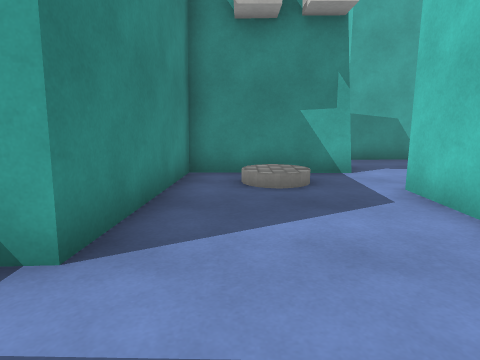
View 1 (above)

21 first-person views from a walk through a Unity game level. The camera is 1.2 m above the floor, tilts 10° down and sees 75° across. The floor is counted in squares, 1 m on a side. Each view is taken from the middle of a square. On the plan, view 1 faces up. The plan holds only what a view shows up to about 13 squares ahead; the rest is blank. The player character is not drawn. Door leaves are left out, so doorways stand open. Surface patterns are stand-ins for the level's own textures.

View 2
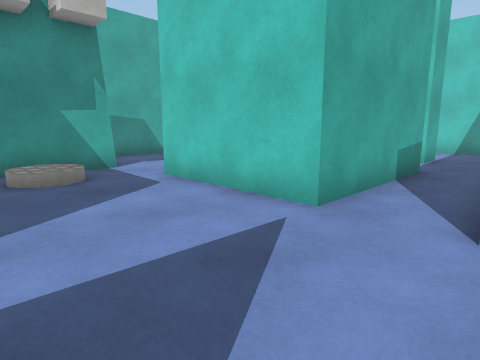

View 3
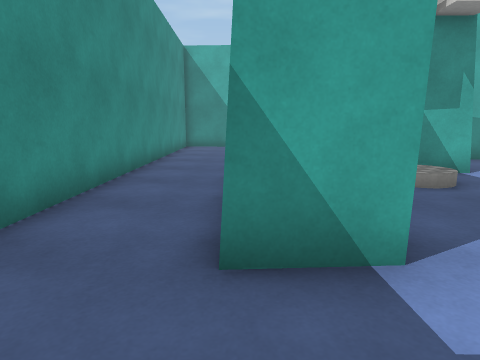

View 4
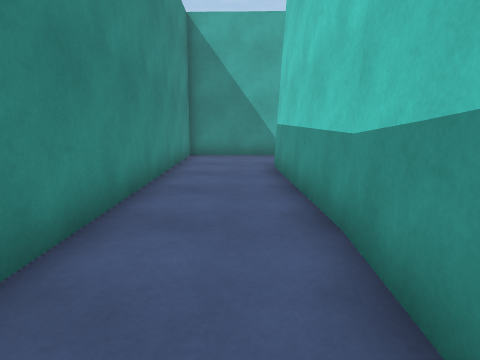

View 5
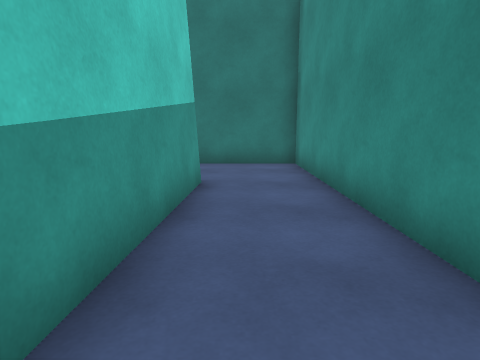

View 6
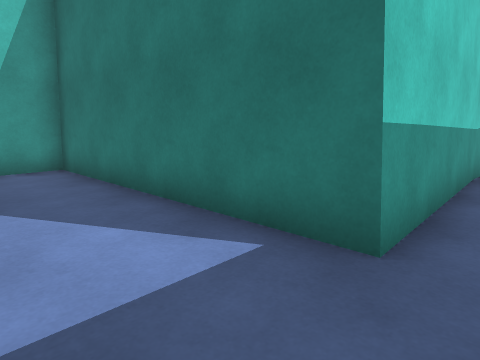

View 7
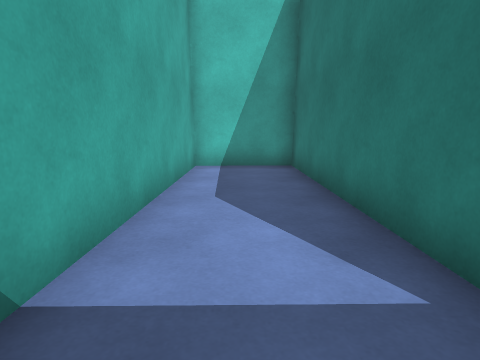

View 8
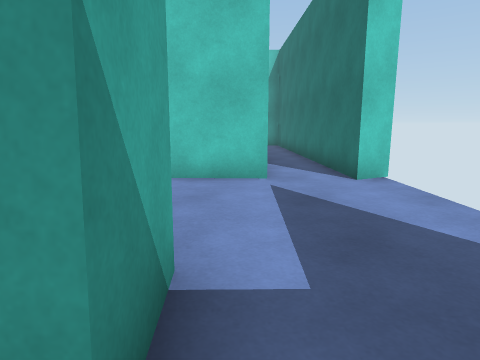

View 9
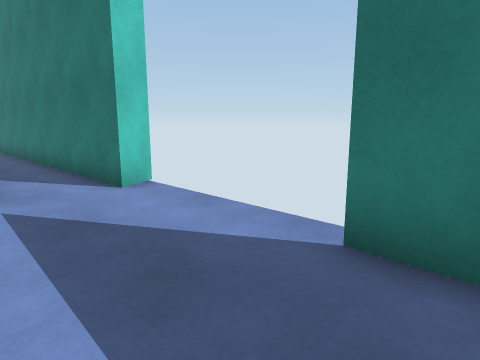

View 10
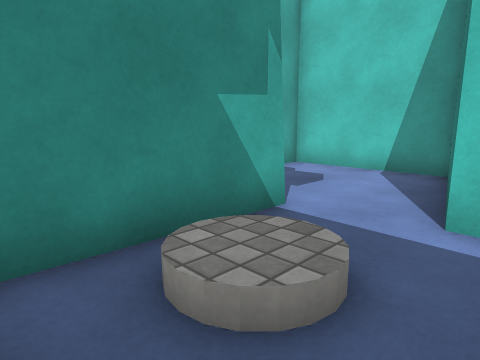

View 11
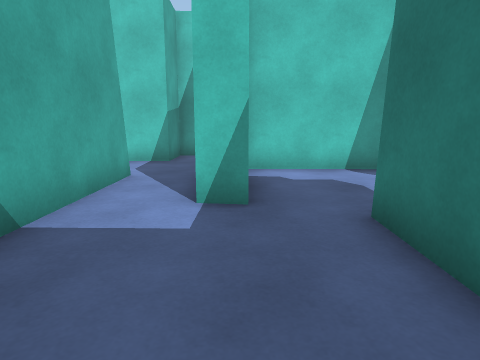

View 12
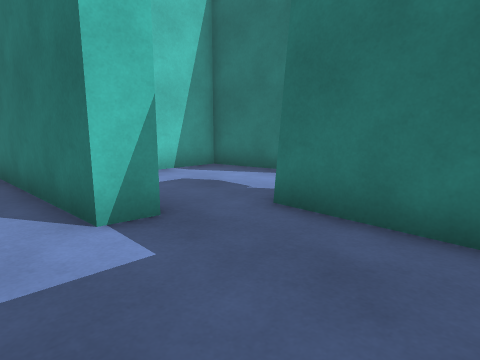

View 13
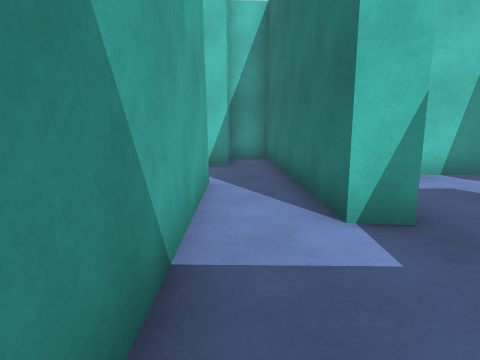

View 14
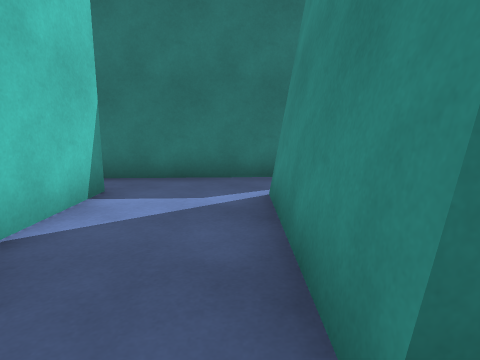

View 15
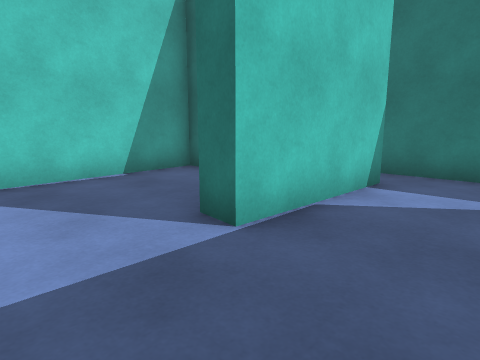

View 16
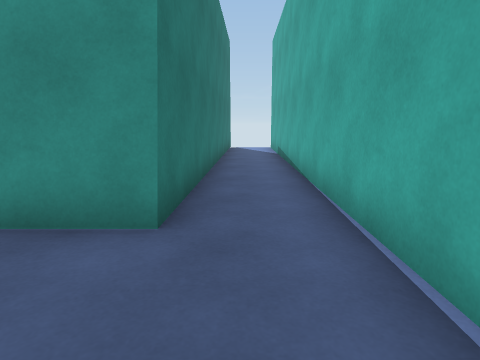

View 17
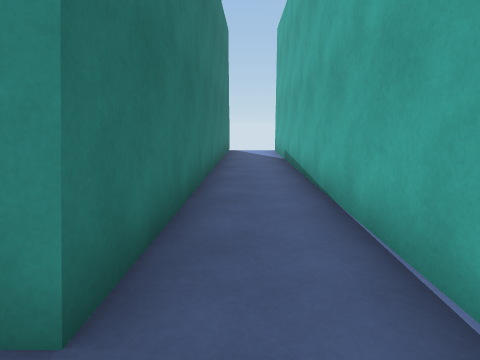

View 18
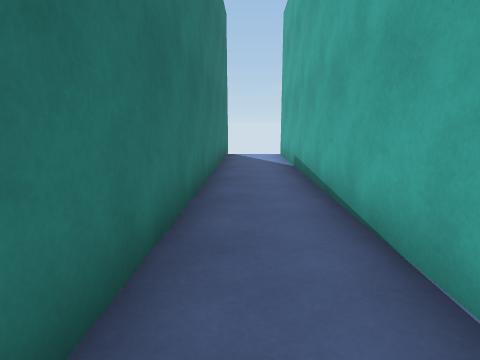

View 19
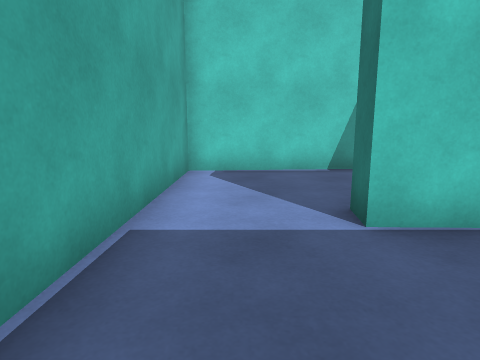

View 20
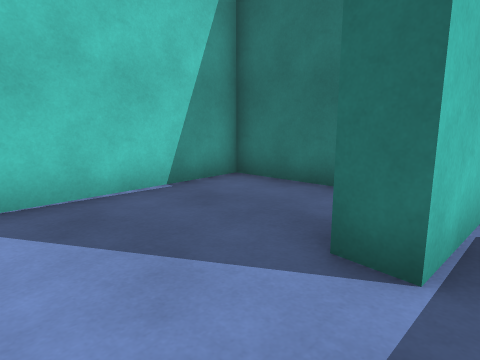

View 21
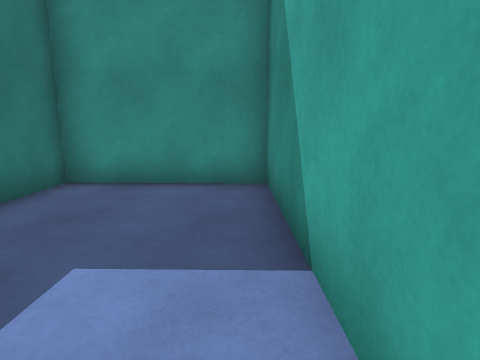

### Floor plan
Ten units are one square. View 1 is at (0, 0); x grows to the right and y downward. Boxes are objects, and circles mark ways between rooms. Rooms are numbered by the first view taken in them; rooms with no view inside come last. Other rooms are left out.
<svg viewBox="-76 -211 228 231">
<path fill="none" stroke="#000" d="M28 -78 -15 -79 -16 -25 -31 -25 -28 -86M-28 -85 -29 -142 52 -144 51 -173 -60 -175 -57 8 -16 9M33 15 28 6 95 4M80 -14 30 -14 31 -58M36 -109 37 -117M36 -136 -14 -136 -15 -93 30 -93M96 -175 104 -174M119 -144 147 -144 142 -204 -66 -206M-71 -185 63 -180M63 -180 63 -136 36 -136M37 -117 115 -120 115 -134 95 -134 96 -175M31 -58 75 -67 76 -110 36 -109"/>
<circle cx="30" cy="-70" r="3" fill="#2a7"/>
<circle cx="40" cy="-130" r="3" fill="#2a7"/>
<circle cx="40" cy="-100" r="3" fill="#2a7"/>
<circle cx="75" cy="-175" r="3" fill="#2a7"/>
<text x="0" y="-70">1</text>
<text x="10" y="-110">2</text>
<text x="60" y="-190">3</text>
<text x="80" y="-140">4</text>
<text x="50" y="-80">5</text>
</svg>
Room 1 opens to room 5. Room 2 opens to room 4. Room 2 opens to room 5. Room 3 opens to room 4.

Where each view was taken, in squares from view 1:
view 1: 0 up, 0 right, facing up
view 2: 1 down, 1 left, facing up-right
view 3: 0 up, 3 left, facing up
view 4: 5 up, 4 left, facing up
view 5: 9 up, 4 left, facing down
view 6: 17 up, 4 left, facing down-right
view 7: 16 up, 4 left, facing right
view 8: 2 up, 4 left, facing right
view 9: 2 up, 3 left, facing down-right
view 10: 5 up, 1 left, facing up-right
view 11: 11 up, 1 left, facing right
view 12: 13 up, 0 right, facing down-right
view 13: 13 up, 0 right, facing right
view 14: 19 up, 7 right, facing down
view 15: 20 up, 7 right, facing down-right
view 16: 19 up, 10 right, facing left
view 17: 19 up, 8 right, facing left
view 18: 19 up, 6 right, facing left
view 19: 19 up, 6 right, facing right
view 20: 20 up, 9 right, facing down-right
view 21: 13 up, 5 right, facing left
